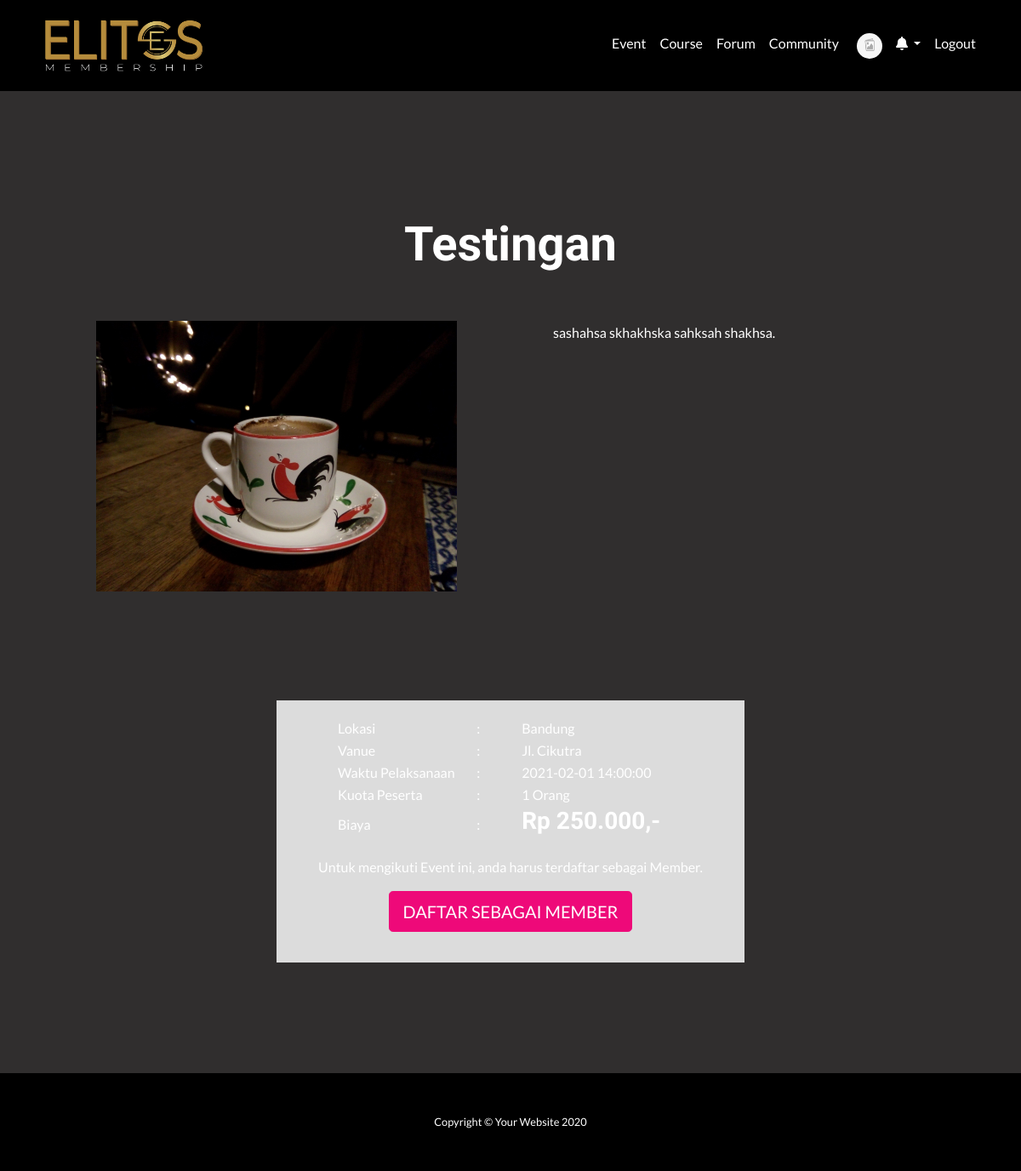
The app's page /index.php?hal=preview&view=15&target=event (signed in) with its own data.
### tables this page shows
CREATE TABLE `event` (
  `id_event` int(11) NOT NULL,
  `nama_event` varchar(50) NOT NULL,
  `tanggal_post` date NOT NULL,
  `deskripsi` text NOT NULL,
  `foto_event` varchar(100) NOT NULL,
  `id_user` int(11) NOT NULL,
  `lokasi` text NOT NULL,
  `venue` varchar(50) NOT NULL,
  `waktu` datetime NOT NULL,
  `harga_event` double NOT NULL,
  `kuota` int(11) NOT NULL,
  `keterangan` varchar(25) NOT NULL
);

### fungsional/data/konfigurasi.php (called while the page is built, shortened)
<?php
    class konfigurasi
    {
        function sambungkan()
        {
            include './fungsional/data/koneksi.php';
            $sambungan = mysqli_connect($server, $username, $password, $database);
            if ($sambungan)
            {
                return $sambungan;
            }
            else
            {
                echo
                "
                    <h1>Gagal Konek database</h1>
                ";
            }
        }
    }
?>

### fungsional/data/isiData.php (called while the page is built, shortened)
<?php
    class isiData extends konfigurasi
    {
        public function perulanganData($q)
        {
            while ($a = mysqli_fetch_array($q))
            {
                $isi[]=$a;
            }
            return $isi;
        }
        public function eksekusiSQL($sqlnya)
        {
            $sambungannya=parent::sambungkan();
            $que = mysqli_query($sambungannya, $sqlnya);
            return $que;
        }
        public function tampilId($nama_tabel, $id, $val)
        {
            $sql = "SELECT *FROM $nama_tabel WHERE $id = '$val'";
            $que = $this->eksekusiSQL($sql);
            $kondisi = $this->perulanganData($que);
            return $kondisi;
        }
    }
?>

### fungsional/data/fungsional.php (called while the page is built, shortened)
<?php
    function formatRupiah($angka)
    {
        $isi = number_format($angka, 0, ".", ".");
        return $isi;
    }
?>

### fungsional/halm/preview.php (the view, shortened to what this page needs)
<?php
    include './fungsional/konfig/headerPreview.php';
?>
<?php
    $ingin = @$_GET['target'];
    $idian = @$_GET['view'];
    if ($ingin=="kelas")
    {
        echo "<div class='container' style='padding: 70px;'>";
        $perintah = $crud->eksekusiSQl("SELECT *FROM kelas WHERE id_kelas='$idian'");
        foreach($perintah as $a)
        {
            $idkel = $a['id_kelas'];
            $nama  = $a['nama_kelas'];
            $foto  = $a['foto_kelas'];
            $desk  = $a['deskripsi'];
            $kondisi = $a['kondisi'];
            $pel = $crud->eksekusiSQl("SELECT *FROM kursus WHERE id_kelas='$idian'");
            $hit = $crud->hitungData($pel);
            if ($foto=="Kosong")
            {
                $gambar = "<img src='img/nofoto.png' width='35' height='35'>";
            }
            else
            {
                $tujuan = "foto/$foto";
                $gambar =
                "
                    <img src='$tujuan' width='60%' height='400'>
                ";
            }
            echo
            "
                <center>
                    $gambar
                    <h1 class='display-4'>$nama</h1>
                    <p>$desk</p>
                </center>
            ";
        }
        $perintah = $crud->eksekusiSQl("SELECT *FROM
                                        kursus
                                        INNER JOIN kelas
                                        ON kelas.id_kelas = kursus.id_kelas
                                        WHERE kursus.id_kelas='$idian'
                                        ORDER BY id_kursus DESC
                                        ");
        $hitung   = $crud->hitungData($perintah);
        if ($hitung==0)
        {
            pesanKosong();
        }
        else
        {
            foreach($perintah as $a)
            {
                $nama = $a['nama_kursus'];
                $idk  = $a['id_kursus'];
                $namak= $a['nama_kelas'];
                $foto = $a['foto_kursus'];
                    $tamnel ="./foto/kursus/$foto";
                    $gambar =
                    "
                            <img class='card-img-top' src='$tamnel' width='100' height='165'>
                    ";
                echo
                  "
                  <div class='card kartu'>
                      <a href='#'>
                          $gambar
                          <div class='card-body'>
                              <h6 class='card-title'>$nama</h6>
                          </div>
                      </a>
                  </div>
                  ";
            }
        }
        echo "</div>";
    }
    elseif ($ingin=="event")
    {
        $y = $crud->tampilId("event", "id_event", $idian);
        foreach ($y as $a)
        {
            $nama = $a['nama_event'];
            $foto = $a['foto_event'];
            $desk = $a['deskripsi'];
            $lokasinya = $a['lokasi'];
            $vanue = $a['venue'];
            $waktu = $a['waktu'];
            $kuota = $a['kuota'];
            $harga = $a['harga_event'];
            $biaya= "Rp ".formatRupiah($harga).",-";
            if ($foto=="Kosong")
            {
                $gambar = "<img src='../img/nofoto.png' width='200' height='150'>";
            }
            else
            {
            $tujuan = "foto/event/$foto";
            }
            echo
            "
            <section>
                <div class='container' style='margin-top: 100px;'>
                <h2 class='display-4' style='padding: 40px; padding-bottom:0px; text-align:center;'>
                $nama
                </h2>
                <div class='row'>
                    <div class='col-lg-6'>
                        <div class='p-5'>
                            <img class='img-fluid' src='$tujuan' alt=''>
                        </div>
                    </div>
                    <div class='col-lg-6' style='padding:50px;'>
                        $desk
                    </div>
                </div>
                </div>
                <div class='container' style='margin: 80px auto; padding: 20px; background-color: gainsboro; width:50%;'>
                <table width='80%' align='center' border='0'>
                    <tr>
                    <td width='40%'>Lokasi</td>
                    <td>:</td>
                    <td width='47%'>$lokasinya</td>
                    </tr>
                    <tr>
                    <td width='40%'>Vanue</td>
                    <td>:</td>
                    <td width='47%'>$vanue</td>
                    </tr>
                    <tr>
                    <td width='40%'>Waktu Pelaksanaan</td>
                    <td>:</td>
                    <td width='47%'>$waktu</td>
                    </tr>
                    <tr>
                    <td width='40%'>Kuota Peserta</td>
                    <td>:</td>
                    <td width='47%'>$kuota Orang</td>
                    </tr>
                    <tr>
                    <td width='40%'>Biaya</td>
                    <td>:</td>
                    <td width='47%'>
                        <h3>$biaya</h3>
                    </td>
                    </tr>
                </table>
                <center>
                ";
        ?>
                    <?php
                    $isiTrans = $crud->eksekusiSQL("SELECT *FROM transaksi WHERE id_event='$idian' AND keterangan='Ok'");
                    $cekHitung= $crud->hitungData($isiTrans);
                    if ($cekHitung==$kuota)
                    {
                        $arahin=
                        "
                        <h2>Maaf, Kuota sudah Penuh</h2>
                        ";
                    }
                    else
                    {
                        if (empty($iduser))
                        {
                        $arahin=
                        "
                        <p>Untuk mengikuti Event ini, anda harus terdaftar sebagai Member.</p>
                        <a href='#' class='btn btn-primary btn-lg'>
                            DAFTAR SEBAGAI MEMBER
                        </a>
                        ";
                        }
                    }
                    echo "<p>$arahin</p>";
            echo"
                </center>
                </div>
            </section>
            ";
        }
    }
?>
<?php
    include './fungsional/konfig/footer.php';
?>

### css/tampilan.css (style rules this page uses)
body { background-color: #302e2e; color: white; }
section { padding: 50px; }

### records on screen
event: nama_event "Testingan", foto_event (picture), deskripsi "sashahsa skhakhska sahksah shakhsa.", lokasi "Bandung", venue "Jl. Cikutra", waktu "2021-02-01 14:00:00", kuota "1", harga_event "Rp 250.000,-"
